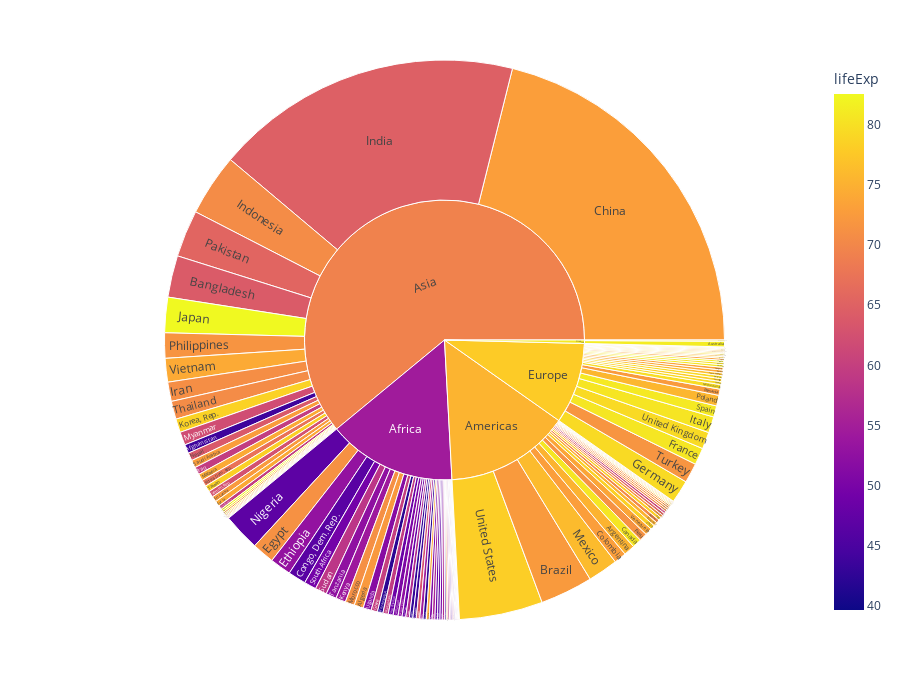

Source (notebook cell):
### Code cell
px.sunburst(df,path=["continent","country"],values="pop",color="lifeExp",height=700)

### Figure 1 — Plotly figure (JSON) as saved in the notebook; plotly's stock layout.template omitted (floating-point values rounded to 4 significant figures; data arrays with more than 128 entries replaced by an {"elided": "..."} marker saying what was removed)
{"data": [{"branchvalues": "total", "customdata": {"elided": "147x1 float values"}, "domain": {"x": [0, 1], "y": [0, 1]}, "hovertemplate": "labels=%{label}<br>pop=%{value}<br>parent=%{parent}<br>id=%{id}<br>lifeExp=%{color}<extra></extra>", "ids": {"elided": "147 str values"}, "labels": {"elided": "147 str values"}, "marker": {"coloraxis": "coloraxis", "colors": {"elided": "147 float values"}}, "name": "", "parents": {"elided": "147 str values"}, "type": "sunburst", "values": {"elided": "147 int values"}}], "layout": {"coloraxis": {"colorbar": {"title": {"text": "lifeExp"}}, "colorscale": [[0, "#0d0887"], [0.1111, "#46039f"], [0.2222, "#7201a8"], [0.3333, "#9c179e"], [0.4444, "#bd3786"], [0.5556, "#d8576b"], [0.6667, "#ed7953"], [0.7778, "#fb9f3a"], [0.8889, "#fdca26"], [1, "#f0f921"]]}, "height": 700, "legend": {"tracegroupgap": 0}, "margin": {"t": 60}}}
